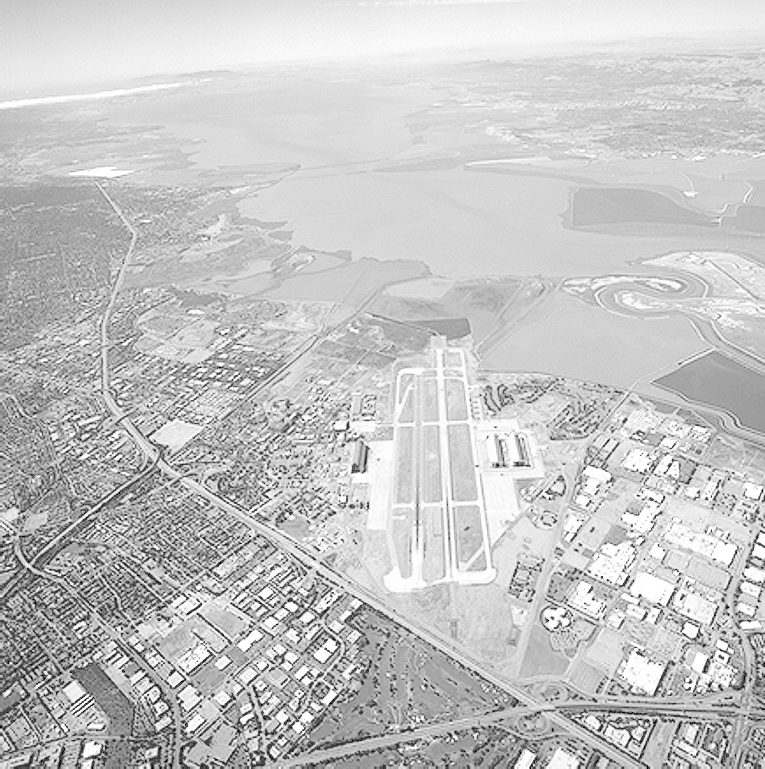
#> input picture runway.png, 765 x 769 px
$ jupyter execute --allow-errors in4640_assignment_01.ipynb
#> lines starting #> are read from the running program, lines starting #| are printed output that depends on the picture; after the words box and inside, x2 and y2 are one past the last pixel; in counts of white or black regions, pixels touching at a corner belong together
### 215537E

### Question 1

[cell 1]
import cv2 as cv
import numpy as np
import matplotlib.pyplot as plt
import os

#### a) b)

[cell 2]
# 1. Load the runway image
img = cv.imread('runway.png', cv.IMREAD_GRAYSCALE)
#> img is the input picture: shape (769, 765); min 0, max 255, mean 197.1

gamma_05 = 0.5
table_a = np.array([((i / 255.0) ** gamma_05) * 255 for i in np.arange(0, 256)]).astype("uint8")
img_a = cv.LUT(img, table_a)

gamma_20 = 2.0
table_b = np.array([((i / 255.0) ** gamma_20) * 255 for i in np.arange(0, 256)]).astype("uint8")
img_b = cv.LUT(img, table_b)

#### Visualization

[cell 3]
# Visualization
fig, ax = plt.subplots(1, 3, figsize=(18, 6))

ax[0].imshow(img, cmap='gray', vmin=0, vmax=255)
ax[0].set_title('Original Runway')

ax[1].imshow(img_a, cmap='gray', vmin=0, vmax=255)
ax[1].set_title('Gamma = 0.5 (Brightened)')

ax[2].imshow(img_b, cmap='gray', vmin=0, vmax=255)
ax[2].set_title('Gamma = 2.0 (Darkened)')

for a in ax:
    a.axis('off')
plt.show()

**Gamma = 0.5 (Brightening):** When , the transformation curve "bows upward". This maps a narrow range of dark input pixels to a wider range of output pixels, effectively **enhancing detail in the shadows** and brightening the overall image.

**Gamma = 2.0 (Darkening):** When , the curve "bows downward". This compresses dark intensities and stretches highlights, resulting in a **darker image** with higher contrast in the bright regions.

[cell 4]
# From 0 to 51 (r < 0.2)
t1 = np.linspace(0, 0, 52).astype('uint8')
# From 52 to 204 (0.2 <= r <= 0.8)
t2 = np.linspace(0, 255, 204 - 52).astype('uint8')
# From 205 to 255 (r > 0.8)
t3 = np.linspace(255, 255, 256 - 204).astype('uint8')

transform = np.concatenate((t1, t2, t3), axis=0).astype('uint8')

img_c = cv.LUT(img, transform)

plt.figure(figsize=(12, 6))
plt.subplot(1, 2, 1)
plt.imshow(img, cmap='gray', vmin=0, vmax=255)
plt.title('Original Runway')
plt.axis('off')

plt.subplot(1, 2, 2)
plt.imshow(img_c, cmap='gray', vmin=0, vmax=255)
plt.title('Contrast Stretching (Part c)')
plt.axis('off')

plt.show()

r_vals = np.arange(256)
plt.figure(figsize=(5, 5))
plt.plot(r_vals, transform, 'b')
plt.title('Contrast Stretching Curve')
plt.xlabel('Input r')
plt.ylabel('Output s')
plt.grid(True)
plt.show()
#> figure, not shown here; curve peaks at x = 203, y = 255

The intensities in the middle range are linearly stretched to span the entire 8-bit range. This significantly increases the contrast of the runway features, making them stand out sharply against the background, though it "clips" details in the extreme shadows and highlights.

### Question 2

[cell 5]
img = cv.imread('highlights_and_shadows.jpg')
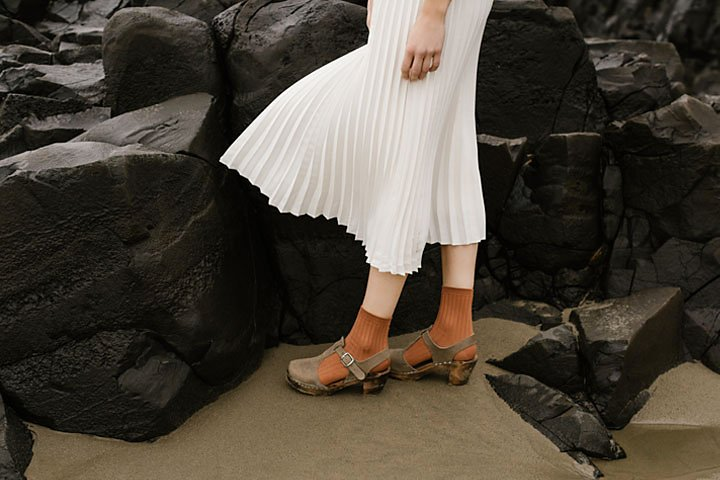
#> input picture highlights_and_shadows.jpg, 720 x 480 px
#> img is the input picture: shape (480, 720, 3); mean B, G, R 58.1, 68.6, 75.7


lab_img = cv.cvtColor(img, cv.COLOR_BGR2Lab)
#> lab_img: shape (480, 720, 3); mean of channels 0, 1, 2 71.3, 129.1, 135
l_channel, a_channel, b_channel = cv.split(lab_img)
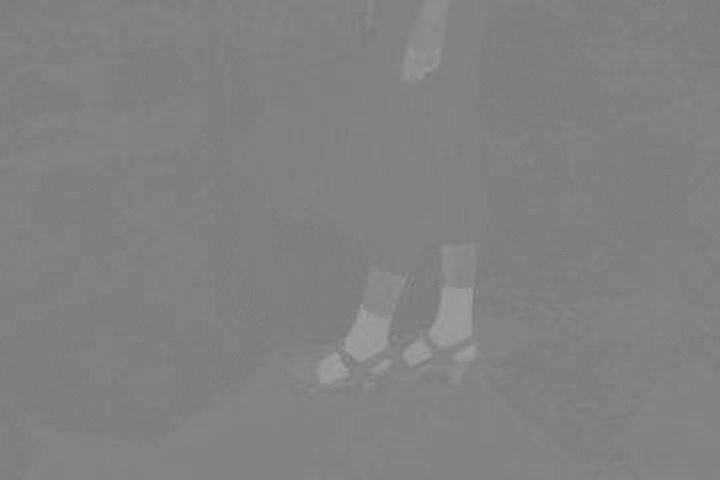
#> a_channel: shape (480, 720); min 119, max 160, mean 129.1


# gamma = 0.5 to brighten the dark image
gamma = 0.5
table = np.array([((i / 255.0) ** gamma) * 255 for i in range(256)]).astype("uint8")
l_corrected = cv.LUT(l_channel, table)


lab_corrected = cv.merge([l_corrected, a_channel, b_channel])
#> lab_corrected: shape (480, 720, 3); mean of channels 0, 1, 2 117.3, 129.1, 135
img_corrected = cv.cvtColor(lab_corrected, cv.COLOR_Lab2BGR)
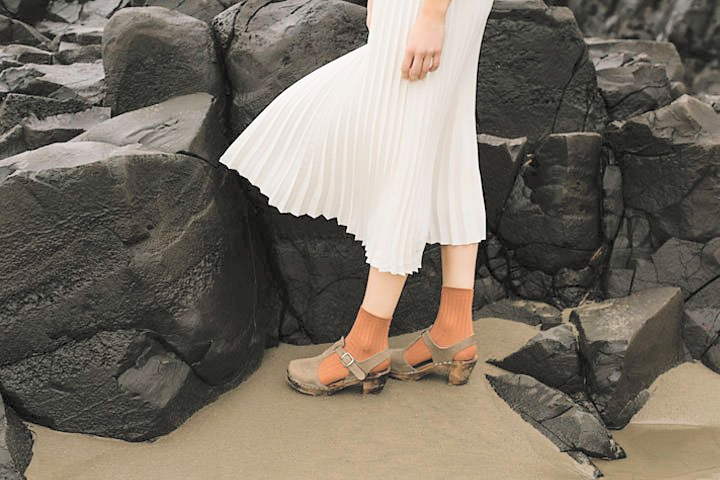
#> img_corrected: shape (480, 720, 3); mean B, G, R 100.2, 111.1, 118.8


fig, ax = plt.subplots(2, 2, figsize=(12, 10))


ax[0, 0].imshow(cv.cvtColor(img, cv.COLOR_BGR2RGB))
ax[0, 0].set_title('Original Image')
ax[0, 1].imshow(cv.cvtColor(img_corrected, cv.COLOR_BGR2RGB))
ax[0, 1].set_title(f'Corrected Image (gamma={gamma})')


ax[1, 0].hist(l_channel.ravel(), 256, [0, 256], color='black')
ax[1, 0].set_title('Original L-channel Histogram')
ax[1, 1].hist(l_corrected.ravel(), 256, [0, 256], color='black')
ax[1, 1].set_title('Corrected L-channel Histogram')

for row in ax:
    for a in row:
        a.axis('on')
plt.tight_layout()
plt.show()
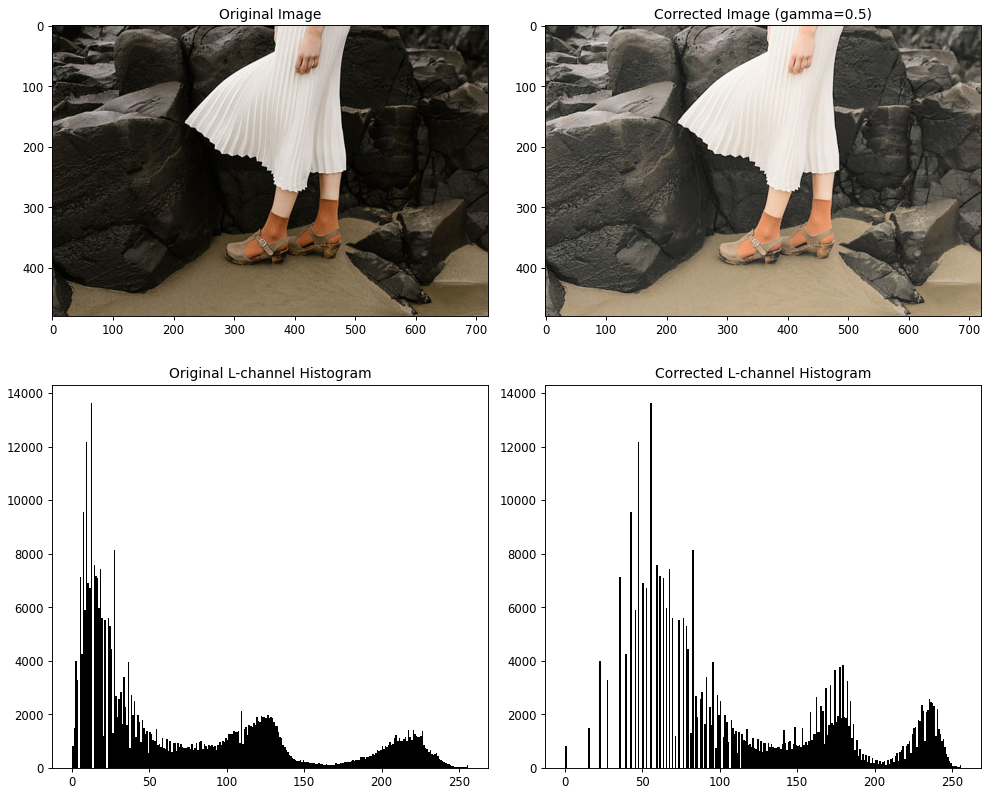
#> figure drawn by matplotlib, 4 panels; panel 3: tallest bar 13634 high, from x = 12 to 13; panel 4: tallest bar 13634 high, from x = 55 to 56

To brighten the image while preserving its natural colors, gamma correction () is applied specifically to the **L (Lightness) plane** in the ** color space**. This approach increases visibility in dark regions by adjusting intensity while keeping the **a** and **b** chrominance channels untouched, preventing any artificial color distortion.

The L-channel histograms confirm this improvement, showing a clear shift from a dark-heavy distribution to a more balanced range. The originally compressed dark pixels are stretched toward the middle and higher intensities, successfully revealing hidden details in the shadows while maintaining a realistic final appearance.

### Question 3

[cell 6]
def manual_hist_equalization(f):
    M, N = f.shape
#> M = 769; N = 765
    L = 256
    hist, _ = np.histogram(f.flatten(), bins=L, range=[0, L])
#> hist = 256 values, max 15137 at index 213, min 0 at index 1, mean 2298
    cdf = hist.cumsum()
#> cdf = 256 values from 875 to 588285
    t = np.array([(L - 1) / (M * N) * cdf[k] for k in range(L)], dtype=np.uint8)
#> t = 256 values from 0 to 255
    g = t[f]
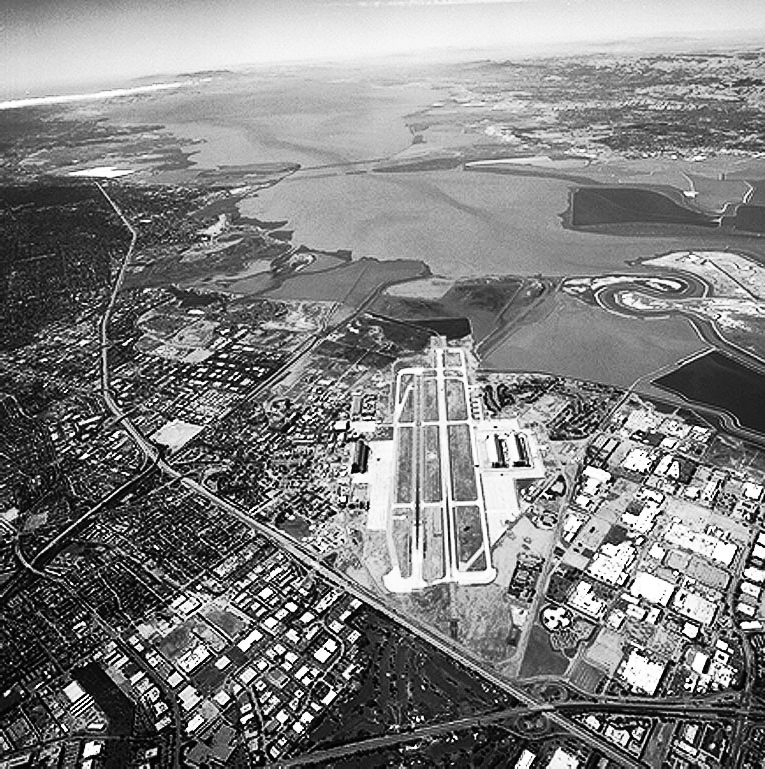
#> g: shape (769, 765); min 0, max 255, mean 128.3
    return g

f = cv.imread('runway.png', cv.IMREAD_GRAYSCALE)

g_manual = manual_hist_equalization(f)

fig, ax = plt.subplots(1, 2, figsize=(12, 6))
ax[0].imshow(f, cmap='gray', vmin=0, vmax=255)
ax[0].set_title('Original Runway')
ax[0].axis('off')

ax[1].imshow(g_manual, cmap='gray', vmin=0, vmax=255)
ax[1].set_title('Manually Equalized Histogram')
ax[1].axis('off')

plt.show()

Histogram equalization was implemented to automatically enhance the contrast of the runway image by spreading its most frequent intensity values across the full range.

* **Process**: Unlike manual contrast stretching which requires choosing specific points (), this method uses the **Cumulative Distribution Function (CDF)** of the image to create a global transformation. The goal is to produce an output image with a near-uniform histogram distribution.
* **Result**: The equalized image shows significantly improved global contrast. Features that were previously "washed out" or low-contrast (like the textures in the terrain and the distinct edges of the runway) are now much sharper and easier to distinguish.

### Question 4

[cell 7]
img = cv.imread('looking_out.jpg')
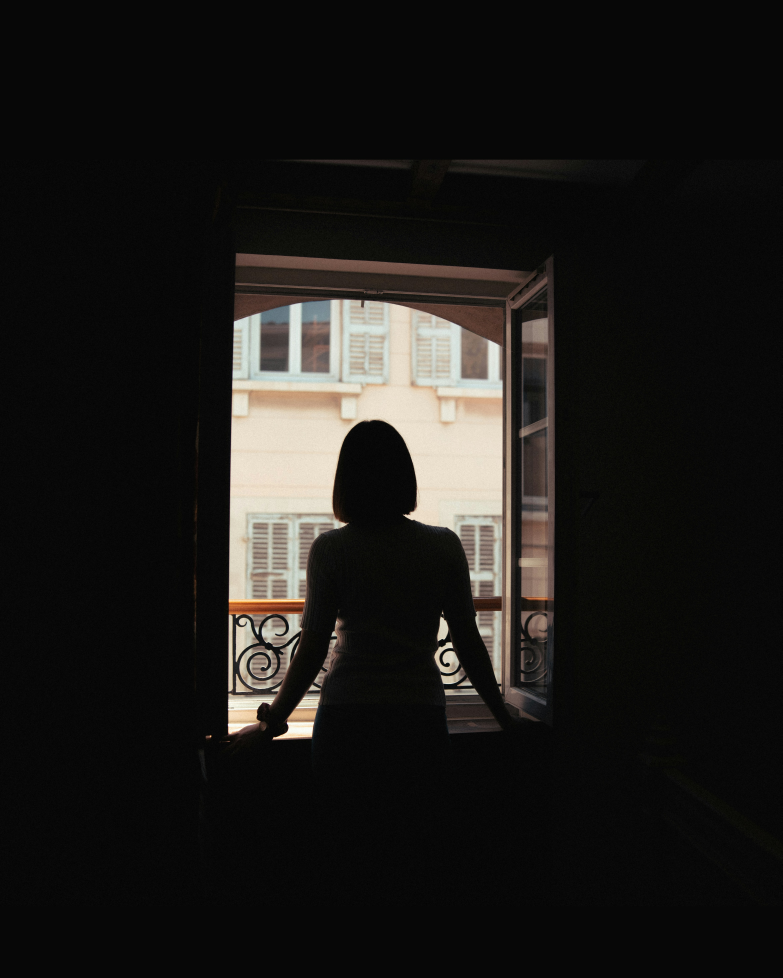
#> input picture looking_out.jpg, 4693 x 5867 px (shown at 1/6 size)
#> img is the input picture: shape (5867, 4693, 3); mean B, G, R 25.2, 27.4, 29
#Otsu’s, work on single-channel images
gray = cv.cvtColor(img, cv.COLOR_RGB2GRAY)

[cell 8]
tresh, mask = cv.threshold(gray, 0, 255, cv.THRESH_BINARY + cv.THRESH_OTSU)
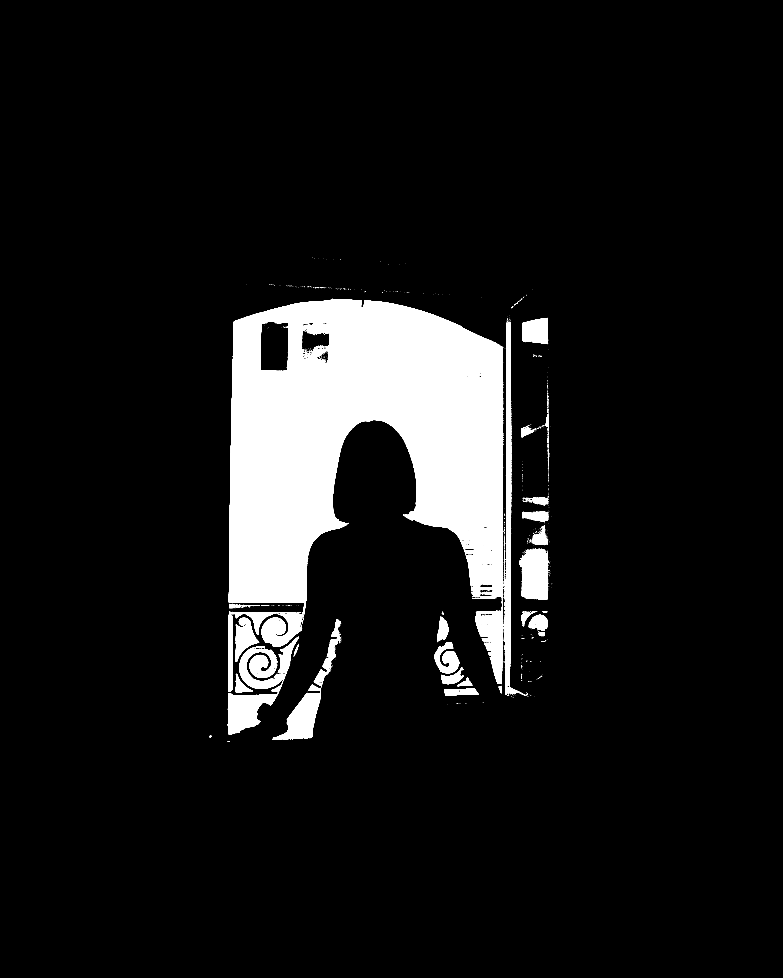
#> mask: shape (5867, 4693) (shown at 1/6 size); 9.1% white; 1120 white regions (1015 under 20 px), largest, box (x1, y1, x2, y2) and area: (1372, 1796, 3020, 4103) 2126766, (3030, 1931, 3067, 4168) 62730, (1436, 3821, 1794, 4134) 47138
#> tresh = 99

#> (the rest of this cell did not finish here and is left out)

[cell 9]
plt.imshow(mask, cmap='gray')
plt.title(f'Otsu Mask (Threshold: {tresh})')
plt.show()

[cell 10]
def manual_hist_equalization(f):
    M, N = f.shape
    L = 256
    hist, _ = np.histogram(f.flatten(), bins=L, range=[0, L])
    cdf = hist.cumsum()
    t = np.array([(L - 1) / (M * N) * cdf[k] for k in range(L)], dtype=np.uint8)
    g = t[f]
    return g

[cell 11]
equalized_full = cv.equalizeHist(gray)
final_equalized_foregorund = np.where(mask == 0, equalized_full, gray)
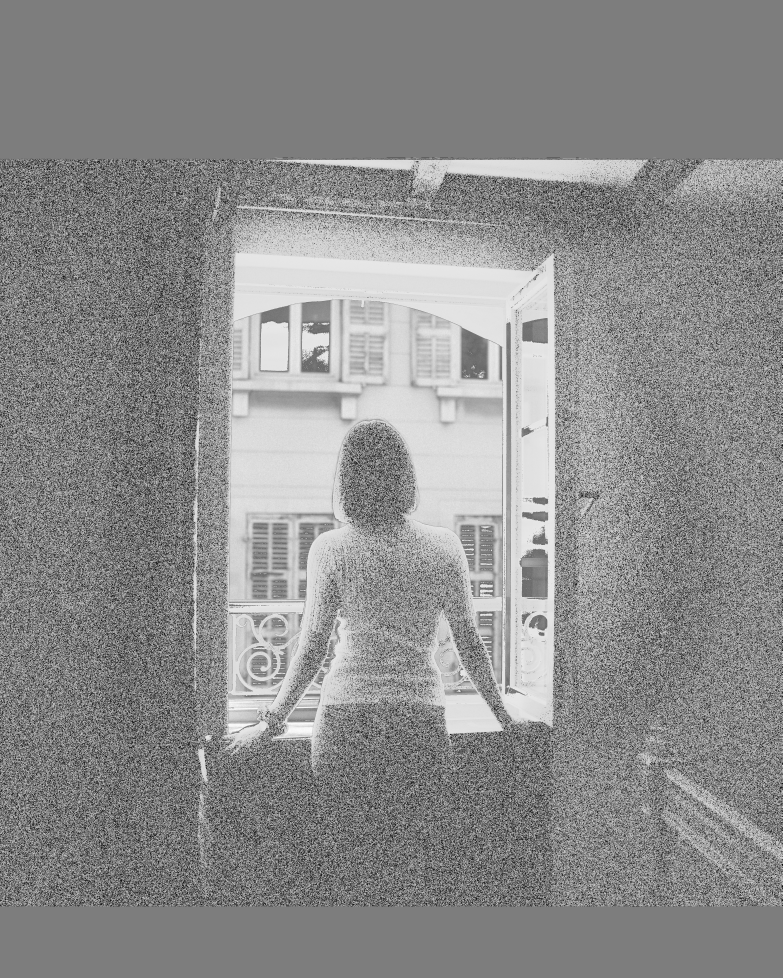
#> final_equalized_foregorund: shape (5867, 4693) (shown at 1/6 size); min 0, max 254, mean 140.3

# Display the results
plt.figure(figsize=(10, 5))
plt.subplot(1, 2, 1), plt.imshow(gray, cmap='gray'), plt.title('Original Grayscale')
plt.subplot(1, 2, 2), plt.imshow(final_equalized_foregorund, cmap='gray'), plt.title('Foreground Equalized')
plt.show()
